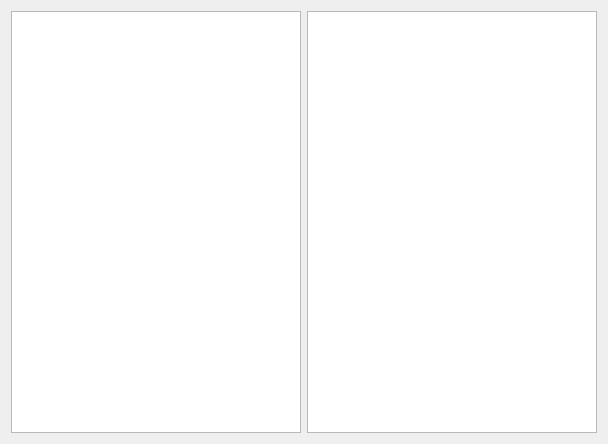
<?xml version="1.0" encoding="UTF-8"?>
<ui version="4.0">
 <class>Form</class>
 <widget class="QWidget" name="Form">
  <property name="geometry">
   <rect>
    <x>0</x>
    <y>0</y>
    <width>608</width>
    <height>444</height>
   </rect>
  </property>
  <property name="windowTitle">
   <string>Form</string>
  </property>
  <layout class="QGridLayout" name="gridLayout">
   <item row="0" column="0">
    <widget class="QTreeView" name="treeView"/>
   </item>
   <item row="0" column="1">
    <widget class="QListView" name="listView"/>
   </item>
  </layout>
 </widget>
 <resources/>
 <connections/>
</ui>
